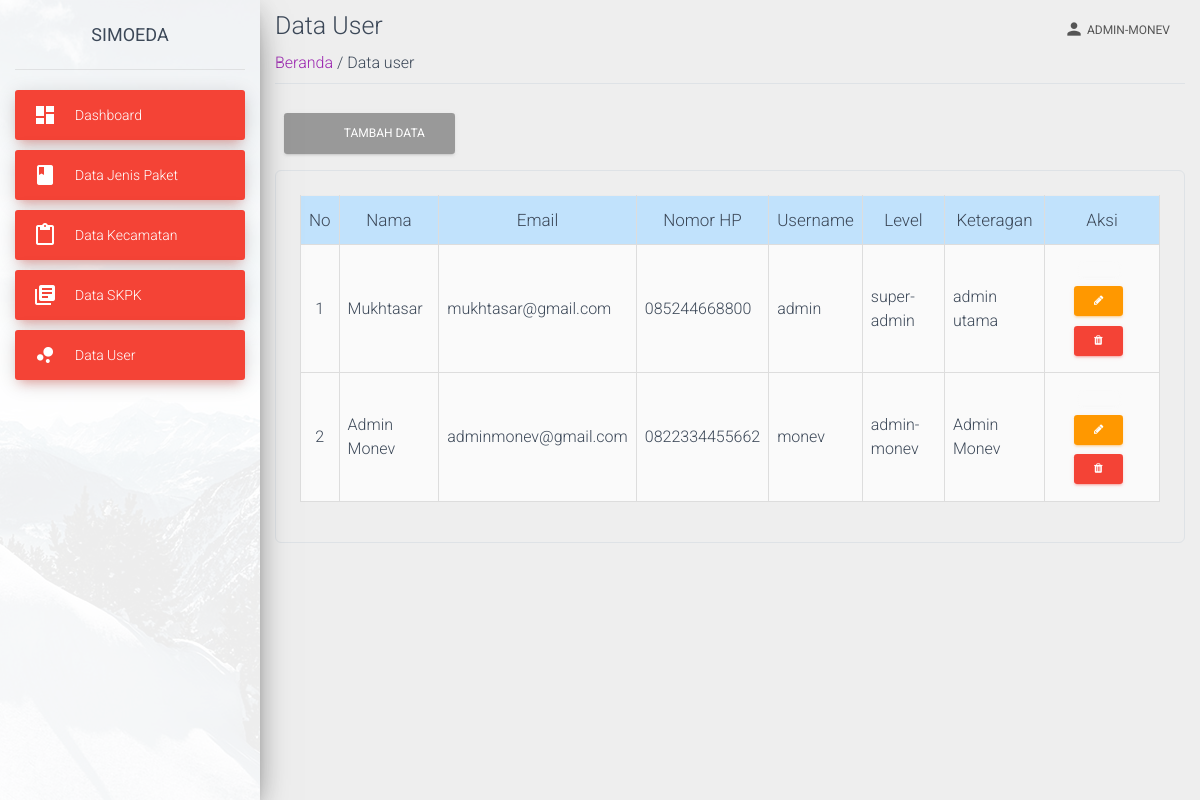
/view/data-user.php (signed in), run on the app's committed database.
### tables this page shows
CREATE TABLE `users` (
  `id_user` int(11) NOT NULL,
  `nama_lengkap` varchar(100) NOT NULL,
  `email` varchar(100) NOT NULL,
  `nomor_hp` varchar(25) NOT NULL,
  `username` varchar(25) NOT NULL,
  `password` varchar(100) NOT NULL,
  `level` varchar(25) NOT NULL,
  `keterangan` varchar(100) DEFAULT NULL
);

### view/data-user.php (the view, shortened to what this page needs)
<?php
require('../view/template-atas-admin.php');
require('../proses/koneksi.php');
?>
<div class="container container-fluid">
    <div class="title">
        <h3 class="text-gray-800 my-2">Data User</h3>
    </div>
    <div class="subtitle border-bottom mb-4 pb-2">
        <span class=""><a href="index">Beranda </a></span>
        <span class="text-grey"> / Data user</span>
    </div>
    <div class="button mb-2 ml-2">
        <button class="btn btn-md btn-custom mb-2 shadow" data-bs-toggle="modal" data-bs-target="#dataUserTambah">
            <i class="bi bi-plus-square mr-4"></i>&nbsp;
            Tambah Data
        </button>
    </div>
    <div class="table col col-auto border p-4 shadow rounded">
        <table id="myTable" class="table table-bordered">
            <thead class="table-primary text-center">
                <tr>
                    <th class="text-center">No</th>
                    <th>Nama</th>
                    <th>Email</th>
                    <th>Nomor HP</th>
                    <th>Username</th>
                    <th>Level</th>
                    <th>Keteragan</th>
                    <th class="text-center">Aksi</th>
                </tr>
            </thead>
            <?php
            $noUrut = 1;
            $data = mysqli_query($koneksi, "SELECT * FROM users");
            ?>
            <tbody id="dataTable" class="table-infoo">
                <?php
                while ($d = mysqli_fetch_array($data)) {
                ?>
                    <tr>
                        <td class="text-center"><?php echo $noUrut++; ?></td>
                        <td><?php echo $d['nama_lengkap']; ?></td>
                        <td><?php echo $d['email']; ?></td>
                        <td><?php echo $d['nomor_hp']; ?></td>
                        <td><?php echo $d['username']; ?></td>
                        <td><?php echo $d['level']; ?></td>
                        <td><?php echo $d['keterangan']; ?></td>
                        <td class="text-center">
                            <button class="btn btn-sm btn-secondary fa fa-arrow-repeat mr-2" title="Reset Password" data-bs-toggle="modal" data-bs-target="#resetPassword<?php echo $d['id_user']; ?>" value="<?php echo $d['id_user']; ?>">
                            </button>
                            <button class="btn btn-sm btn-warning fa fa-pencil mr-2" title="Edit" data-bs-toggle="modal" data-bs-target="#dataUserEdit<?php echo $d['id_user']; ?>" value="<?php echo $d['id_user']; ?>"></button>
                            <a href="proses/data-user-hapus?id=<?php echo $d['id_user']; ?>" onClick="return confirm('Apakah anda yakin menghapus data ini?')">
                                <i class="btn btn-sm btn-danger fa fa-trash mr-2" title="Hapus"></i>
                            </a>
                        </td>
                    </tr>
                <?php
                }
                ?>
            </tbody>
        </table>
    </div>
</div>

### data on the page
users: nama_lengkap "Mukhtasar", email "mukhtasar@gmail.com", nomor_hp "085244668800", username "admin", level "super-admin", keterangan "admin utama"
users: nama_lengkap "Admin Monev", email "adminmonev@gmail.com", nomor_hp "0822334455662", username "monev", level "admin-monev", keterangan "Admin Monev"

### other printed values
$_SESSION['level'] "ADMIN-MONEV"
